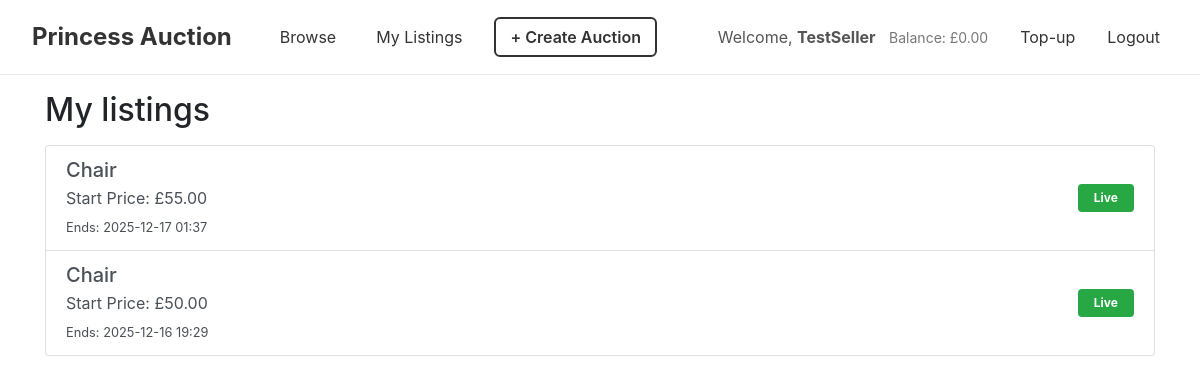
Page /mylistings.php (signed in) on the earlier database version.
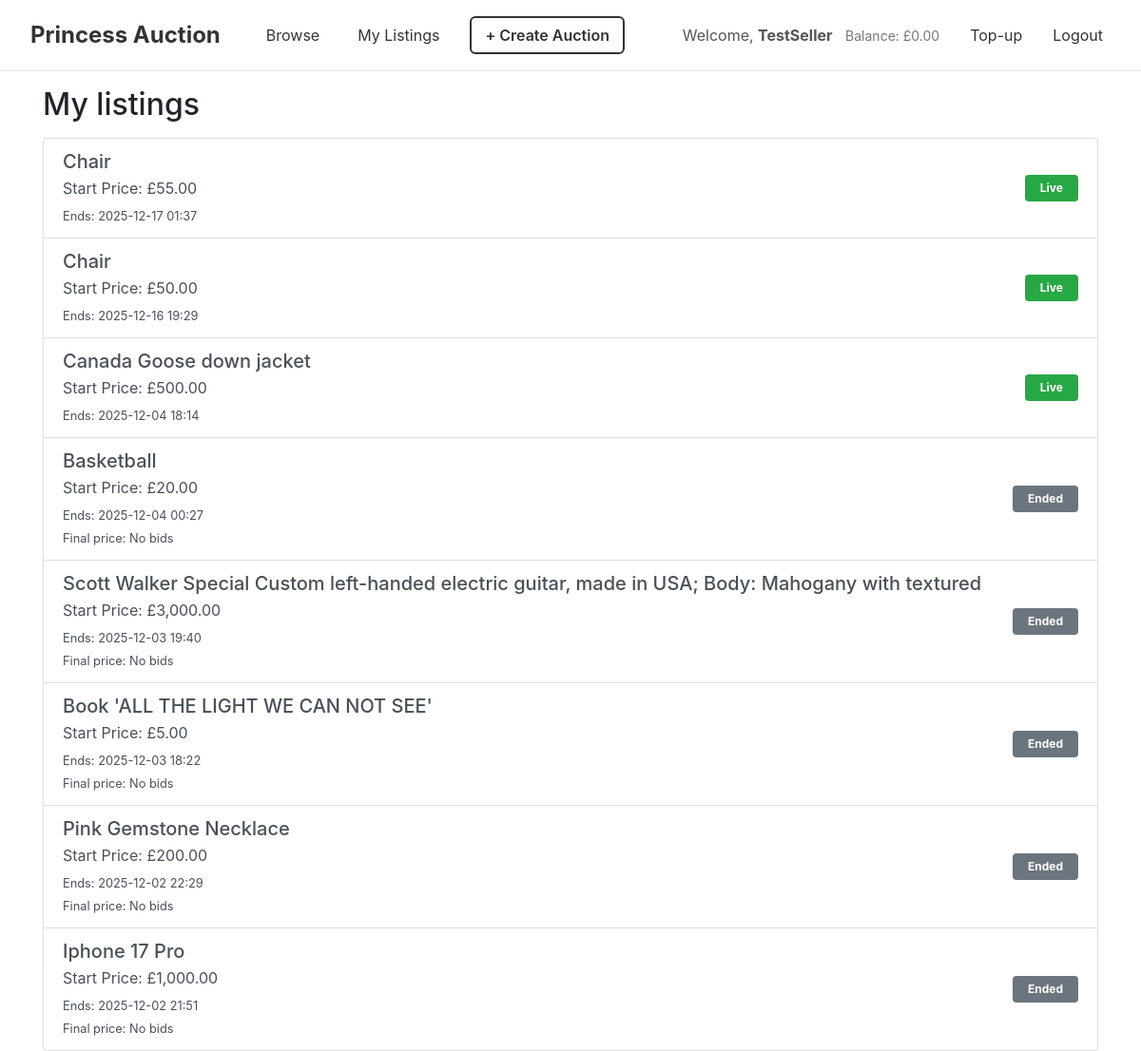
Same page on the later database version.
### tables this page shows
CREATE TABLE `auction` (
  `auction_id` int(11) NOT NULL,
  `item_id` int(11) NOT NULL,
  `start_price` decimal(10,2) NOT NULL CHECK (`start_price` > 0),
  `reserve_price` decimal(10,2) NOT NULL CHECK (`reserve_price` >= 0),
  `start_time` datetime DEFAULT current_timestamp(),
  `end_time` datetime NOT NULL,
  `status` enum('Sched','Live','Closed','Unsold') DEFAULT 'Sched'
);

CREATE TABLE `Item` (
  `item_id` int(11) NOT NULL,
  `seller_id` int(11) NOT NULL,
  `category_id` int(11) DEFAULT NULL,
  `title` varchar(255) NOT NULL,
  `description` text DEFAULT NULL,
  `condition` varchar(50) NOT NULL,
  `date_created` datetime DEFAULT current_timestamp()
);

### mylistings.php (the view, shortened to what this page needs)
<?php
include_once("header.php");
?>
<div class="container">
  <h2 class="my-3">My listings</h2>
<?php
  $seller_id = $_SESSION['user_id'];
?>
<?php
$conn = connectDB();
$sql = "
    SELECT
        Item.item_id,
        Item.title,
        Item.description,
        Auction.start_price,
        Auction.end_time,
        Auction.auction_id
    FROM Item
    JOIN Auction ON Item.item_id = Auction.item_id
    WHERE Item.seller_id = ?
    ORDER BY Auction.end_time DESC;
";
$stmt = $conn->prepare($sql);
$stmt->bind_param("i", $seller_id);
$stmt->execute();
$result = $stmt->get_result();
$now = new DateTime();
?>
<?php
if ($result->num_rows === 0) {
    echo '<div class="alert alert-info">You have not created any listings yet.</div>';
} else {
    echo '<div class="list-group">';
    while ($row = $result->fetch_assoc()) {
        $item_id     = $row['item_id'];
        $auction_id  = $row['auction_id'];
        $title       = htmlspecialchars($row['title']);
        $start_price = number_format($row['start_price'], 2);
        $end_time_raw  = $row['end_time'];
        $end_time_disp = date("Y-m-d H:i", strtotime($end_time_raw));
        $end_time_dt   = new DateTime($end_time_raw);
        if ($now < $end_time_dt) {
            $activity         = "Live";
            $activity_class   = "success";
            $final_price_text = "";
        } else {
            $activity       = "Ended";
            $activity_class = "secondary";
            $sql_final = "SELECT MAX(bid_amount) AS final_price FROM Bid WHERE auction_id = ?";
            $stmt_final = $conn->prepare($sql_final);
            $stmt_final->bind_param("i", $auction_id);
            $stmt_final->execute();
            $res_final  = $stmt_final->get_result();
            $final_row  = $res_final->fetch_assoc();
            $final_price = $final_row['final_price'];
            if ($final_price !== null) {
                $final_price_text = "Final price: £" . number_format($final_price, 2);
            } else {
                $final_price_text = "Final price: No bids";
            }
        }
        echo '
        <a href="listing.php?item_id=' . $item_id . '"
           class="list-group-item list-group-item-action d-flex justify-content-between align-items-center">
            <div>
                <h5 class="mb-1">' . $title . '</h5>
                <p class="mb-1">Start Price: £' . $start_price . '</p>
                <small>Ends: ' . $end_time_disp . '</small>';
        if (!empty($final_price_text)) {
            echo '<br><small>' . $final_price_text . '</small>';
        }
        echo '
            </div>
            <div>
                <span class="badge badge-' . $activity_class . ' px-3 py-2">' . $activity . '</span>
            </div>
        </a>';
    }
    echo '</div>';
}
?>
<?php include_once("footer.php"); ?>

Differences in the rows shown:
added auction: item.title "Canada Goose down jacket", start_price "500.00", end_time "2025-12-04 18:14", end_time "Live"
added auction: item.title "Basketball", start_price "20.00", end_time "2025-12-04 00:27", final_price_text "Final price: No bids", end_time "Ended"
added auction: item.title "Scott Walker Special Custom left-handed electric guitar, made in USA; Body: Mahogany with textured", start_price "3,000.00", end_time "2025-12-03 19:40", final_price_text "Final price: No bids", end_time "Ended"
added auction: item.title "Book 'ALL THE LIGHT WE CAN NOT SEE'", start_price "5.00", end_time "2025-12-03 18:22", final_price_text "Final price: No bids", end_time "Ended"
added auction: item.title "Pink Gemstone Necklace", start_price "200.00", end_time "2025-12-02 22:29", final_price_text "Final price: No bids", end_time "Ended"
added auction: item.title "Iphone 17 Pro", start_price "1,000.00", end_time "2025-12-02 21:51", final_price_text "Final price: No bids", end_time "Ended"
